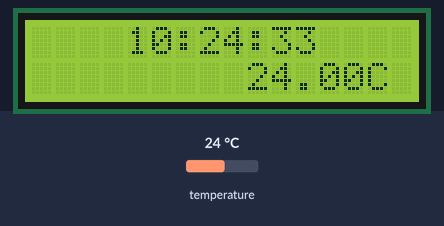
The sketch below on a simulated Arduino Uno, built with avr-gcc and run on an emulated ATmega328P. Shown: 16×2 character LCD. The test bench sets the inputs (shaded band); at power-on: temperature 24 °C. The local clock reads 2024-03-15 10:24:30 at power-on unless the sketch sets it.

Above: at 4.3 s.
4.4 s: temperature set to 12 °C
At 6.7 s:
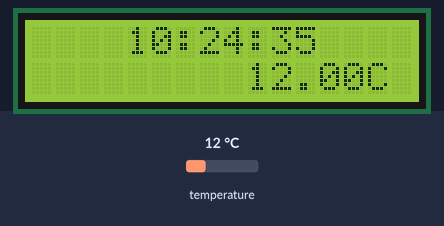
7.1 s: temperature set to 19 °C
At 9.2 s:
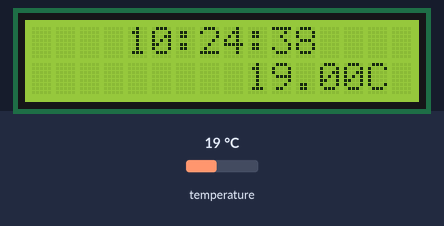
9.7 s: temperature set to 28 °C
At 11.2 s:
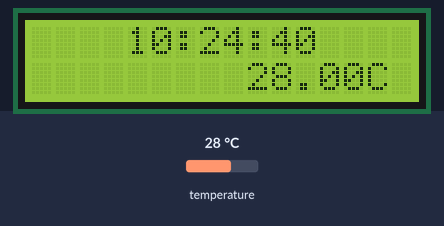
Timing chart, 0 to 12.7 s (numbered marks = the images above; inputs shaded):
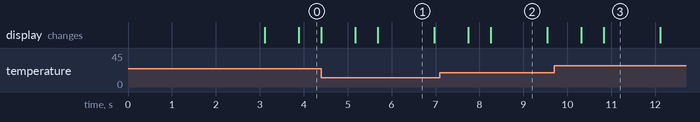

The sketch:

horloge.ino
```cpp
//YWROBOT
//Compatible with the Arduino IDE 1.0
//Library version:1.1
#include <LiquidCrystal_I2C.h>
#include <Wire.h>
#include <TimeLib.h>
#include <DS1307RTC.h>
// Include the libraries we need
#include <OneWire.h>
#include <DallasTemperature.h>

// Data wire is plugged into port 2 on the Arduino
#define ONE_WIRE_BUS 14

// Setup a oneWire instance to communicate with any OneWire devices (not just Maxim/Dallas temperature ICs)
OneWire oneWire(ONE_WIRE_BUS);

// Pass our oneWire reference to Dallas Temperature.
DallasTemperature sensors(&oneWire);

LiquidCrystal_I2C lcd(0x27, 16, 2);  // set the LCD address to 0x27 for a 16 chars and 2 line display
uint8_t CHAR_DEG[8] = {
  B11100,
  B10100,
  B11100,
  0x0, 0x0, 0x0, 0X0
};
void setup() {
  lcd.init();  // initialize the lcd
  lcd.createChar(0, CHAR_DEG);
  // Print a message to the LCD.
  lcd.backlight();
  lcd.setCursor(3, 0);
  lcd.print("Demat breizh");
  delay(3000);
  lcd.clear();
  lcd.setCursor(14, 1);
  lcd.print('C');
  sensors.begin();
}
void loop() {
  tmElements_t tm;

  if (RTC.read(tm)) {
    char buff[9]="";
    lcd.setCursor(4, 0);
    sprintf(buff,"%02d:%02d:%02d",tm.Hour,tm.Minute,tm.Second);
    lcd.print(buff);
  }
  sensors.requestTemperatures();  // Send the command to get temperatures
  float tempC = sensors.getTempCByIndex(0);

  // Check if reading was successful
  if (tempC != DEVICE_DISCONNECTED_C) {
    lcd.setCursor(9, 1);
    lcd.print("     ");
    lcd.setCursor(9, 1);
    lcd.print(tempC);
  }
  delay(500);
}
```

Measured:
- what the display in image 1 shows lasts 1.3 s, from 5.7 s to 7.0 s
